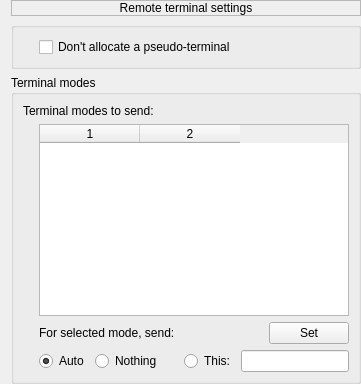
     <widget class="QWidget" name="page_25">
      <layout class="QVBoxLayout" name="verticalLayout_67">
       <property name="topMargin">
        <number>0</number>
       </property>
       <property name="rightMargin">
        <number>0</number>
       </property>
       <property name="bottomMargin">
        <number>0</number>
       </property>
       <item>
        <widget class="QLabel" name="label_103">
         <property name="frameShape">
          <enum>QFrame::Shape::StyledPanel</enum>
         </property>
         <property name="text">
          <string>Remote terminal settings</string>
         </property>
         <property name="alignment">
          <set>Qt::AlignmentFlag::AlignCenter</set>
         </property>
         <property name="margin">
          <number>2</number>
         </property>
        </widget>
       </item>
       <item>
        <widget class="QGroupBox" name="groupBox_3">
         <property name="title">
          <string/>
         </property>
         <property name="flat">
          <bool>true</bool>
         </property>
         <layout class="QGridLayout" name="gridLayout_62">
          <item row="0" column="1">
           <widget class="QCheckBox" name="chb_nopty">
            <property name="text">
             <string>Don't allocate a pseudo-terminal</string>
            </property>
           </widget>
          </item>
          <item row="0" column="0">
           <widget class="QWidget" name="widget_56" native="true">
            <property name="sizePolicy">
             <sizepolicy hsizetype="Fixed" vsizetype="Fixed">
              <horstretch>0</horstretch>
              <verstretch>0</verstretch>
             </sizepolicy>
            </property>
            <property name="minimumSize">
             <size>
              <width>10</width>
              <height>10</height>
             </size>
            </property>
            <property name="maximumSize">
             <size>
              <width>10</width>
              <height>10</height>
             </size>
            </property>
           </widget>
          </item>
         </layout>
        </widget>
       </item>
       <item>
        <widget class="QGroupBox" name="groupBox_51">
         <property name="title">
          <string>Terminal modes</string>
         </property>
         <property name="flat">
          <bool>true</bool>
         </property>
         <layout class="QGridLayout" name="gridLayout_20">
          <item row="5" column="4">
           <widget class="QRadioButton" name="rb_terminalvalue_this">
            <property name="text">
             <string>This:</string>
            </property>
            <attribute name="buttonGroup">
             <string notr="true">buttonGroup_5</string>
            </attribute>
           </widget>
          </item>
          <item row="1" column="1" colspan="7">
           <widget class="QTableWidget" name="tb_ttymodes">
            <property name="selectionBehavior">
             <enum>QAbstractItemView::SelectionBehavior::SelectRows</enum>
            </property>
            <property name="columnCount">
             <number>2</number>
            </property>
            <column/>
            <column/>
           </widget>
          </item>
          <item row="1" column="0">
           <widget class="QWidget" name="widget_57" native="true">
            <property name="sizePolicy">
             <sizepolicy hsizetype="Fixed" vsizetype="Fixed">
              <horstretch>0</horstretch>
              <verstretch>0</verstretch>
             </sizepolicy>
            </property>
            <property name="minimumSize">
             <size>
              <width>10</width>
              <height>10</height>
             </size>
            </property>
            <property name="maximumSize">
             <size>
              <width>10</width>
              <height>10</height>
             </size>
            </property>
           </widget>
          </item>
          <item row="0" column="0" colspan="8">
           <widget class="QLabel" name="label_104">
            <property name="sizePolicy">
             <sizepolicy hsizetype="Preferred" vsizetype="Preferred">
              <horstretch>0</horstretch>
              <verstretch>0</verstretch>
             </sizepolicy>
            </property>
            <property name="text">
             <string>Terminal modes to send:</string>
            </property>
           </widget>
          </item>
          <item row="5" column="1">
           <widget class="QRadioButton" name="rb_terminalvalue_auto">
            <property name="text">
             <string>Auto</string>
            </property>
            <property name="checked">
             <bool>true</bool>
            </property>
            <attribute name="buttonGroup">
             <string notr="true">buttonGroup_5</string>
            </attribute>
           </widget>
          </item>
          <item row="5" column="2">
           <widget class="QRadioButton" name="rb_terminalvalue_nothing">
            <property name="text">
             <string>Nothing</string>
            </property>
            <property name="checked">
             <bool>false</bool>
            </property>
            <attribute name="buttonGroup">
             <string notr="true">buttonGroup_5</string>
            </attribute>
           </widget>
          </item>
          <item row="5" column="3">
           <widget class="QWidget" name="widget_55" native="true">
            <property name="sizePolicy">
             <sizepolicy hsizetype="Fixed" vsizetype="Fixed">
              <horstretch>0</horstretch>
              <verstretch>0</verstretch>
             </sizepolicy>
            </property>
            <property name="minimumSize">
             <size>
              <width>10</width>
              <height>10</height>
             </size>
            </property>
            <property name="maximumSize">
             <size>
              <width>10</width>
              <height>10</height>
             </size>
            </property>
           </widget>
          </item>
          <item row="5" column="5" colspan="3">
           <widget class="QLineEdit" name="le_ttymode"/>
          </item>
          <item row="2" column="7">
           <widget class="QPushButton" name="pb_ttymodes_set">
            <property name="sizePolicy">
             <sizepolicy hsizetype="Maximum" vsizetype="Fixed">
              <horstretch>1</horstretch>
              <verstretch>0</verstretch>
             </sizepolicy>
            </property>
            <property name="layoutDirection">
             <enum>Qt::LayoutDirection::LeftToRight</enum>
            </property>
            <property name="text">
             <string>Set</string>
            </property>
           </widget>
          </item>
          <item row="2" column="1" colspan="6">
           <widget class="QLabel" name="label_105">
            <property name="text">
             <string>For selected mode, send:</string>
            </property>
           </widget>
          </item>
         </layout>
        </widget>
       </item>
      </layout>
     </widget>
